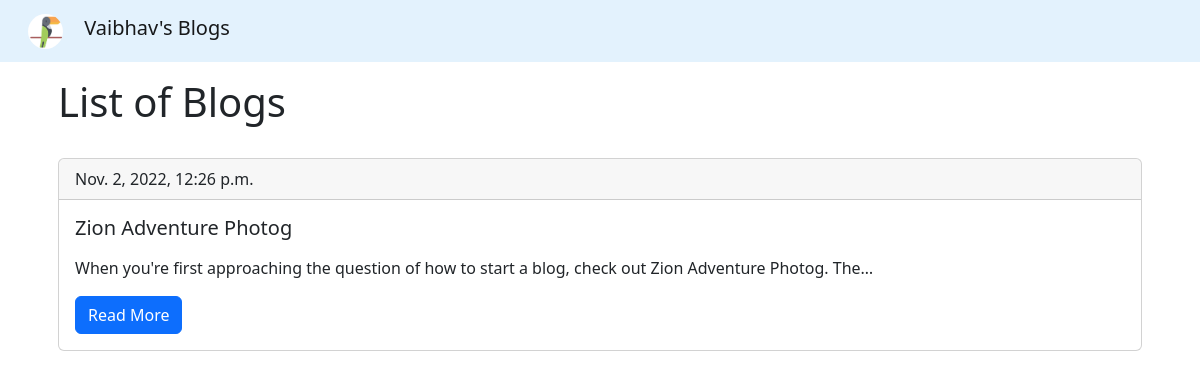
The page /blogs/getblogs/ on the database as committed earlier.
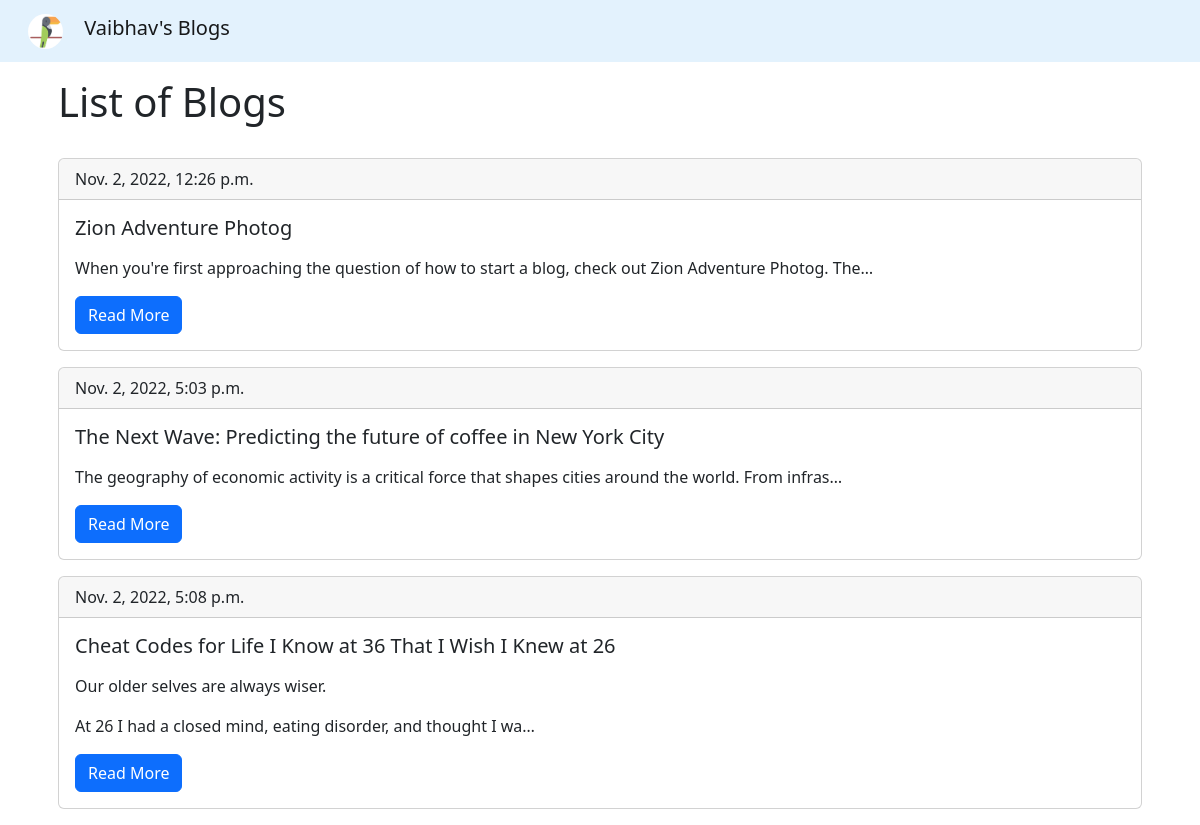
The same page on the database as committed later.
### Blogs/models.py (models this page shows, shortened)
class Blog(models.Model):
    title = models.TextField(null=True, blank=True)
    content = models.TextField(null=True, blank=True)
    author = models.ForeignKey(User, null=True, blank=True, on_delete=models.SET_NULL)
    date = models.DateTimeField(auto_now_add=True, null=True, blank=True)

### Blogs/views.py (the view)
# urls.py: path('getblogs/', getBlogs, name='get_blogs'),
def getBlogs(request):
    try:
        blogs = Blog.objects.all().order_by('date')
        context = {'blogs':blogs}
        return render(request, 'Blogs/index.html', context)
    except Exception as e:
        context = {'error':str(e)}
        return render(request, 'Blogs/error.html', context)

### templates/Blogs/index.html (shortened to what this page needs)
{% extends 'Blogs/base.html' %}
{% block content %}
<div class="container">
    <h1 class="h1 text-dark p-3">List of Blogs</h1>
    {% for blog in blogs %}
    <div class="card m-3">
        <div class="card-header">
        {{blog.date}}
        </div>
        <div class="card-body">
        <h5 class="card-title">{{blog.title}}</h5>
        <p class="card-text">{{blog.content | truncatechars:109 | safe}}</p>
        <a href="{% url 'get_blog' blog.id %}" class="btn btn-primary">Read More</a>
        </div>
    </div>
    {% endfor %}
</div>
{% endblock %}

### templates/Blogs/base.html (shortened to what this page needs)
{% load static %}
<!DOCTYPE html>
<html lang="en">
<head>
    <link href="https://cdn.jsdelivr.net/npm/bootstrap@5.2.2/dist/css/bootstrap.min.css" rel="stylesheet">
</head>
<body>
    <nav class="navbar" style="background-color: #e3f2fd;">
        <div class="container-fluid">
          <a class="navbar-brand" href="#">
            <img src="{% static 'images/logo.webp' %}" alt="Logo" width="35" height="35" class="d-inline-block align-text-top mx-3" style="border-radius:50%;">
            Vaibhav's Blogs
          </a>
        </div>
      </nav>
      {% block content %}
      {% endblock %}
</body>
</html>

Rows that differ between the two databases and show on the page:
added Blog: date "Nov. 2, 2022, 5:03 p.m.", title "The Next Wave: Predicting the future of coffee in New York City", content "The geography of economic activity is a critical force that shapes cities around the world. From infras…"
added Blog: date "Nov. 2, 2022, 5:08 p.m.", title "Cheat Codes for Life I Know at 36 That I Wish I Knew at 26", content "Our older selves are always wiser. At 26 I had a closed mind, eating disorder, and thought I wa…"
